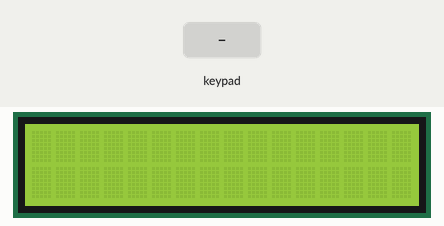
Recording of a sketch running on a simulated Arduino Mega 2560, built with avr-gcc and run on an emulated ATmega2560. Parts: 16×2 character LCD. Inputs (shaded band) come from the test bench.

Above: at 1.2 s.
1.3 s: keypad keys 7 + 5 = pressed 0.4 s apart
At 3.4 s:
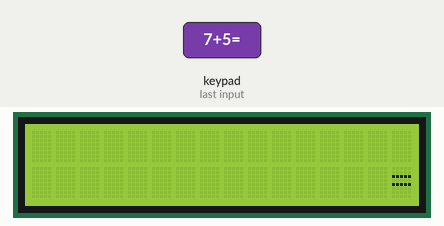
4.4 s: key 'x' pressed
At 4.9 s:
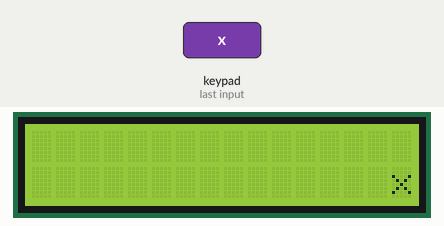
5.9 s: key 'C' pressed
At 7.1 s:
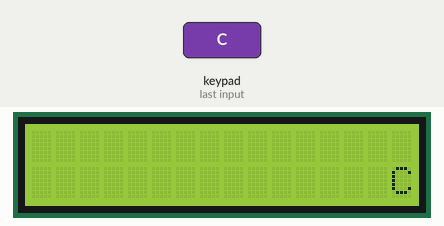
7.4 s: keypad keys 8 / 2 = pressed 0.4 s apart
At 8.4 s:
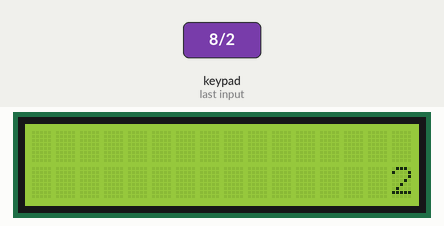
10.5 s: key '2' pressed
12.0 s: key '+' pressed
At 13.3 s:
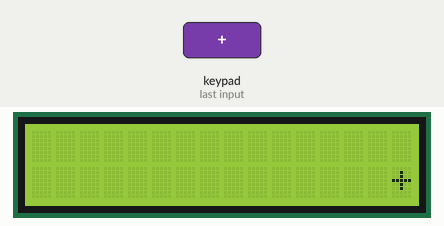
Timing chart, 0 to 14.5 s (numbered marks = the images above; inputs shaded):
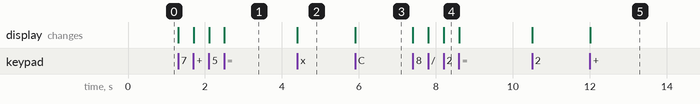

The sketch:

sketch_may28b.ino
```cpp
/*4x4 Matrix Keypad with LiquidCrystal - Calculator*/

#include <Keypad.h>
#include <LiquidCrystal.h>

const byte numRows= 4; //number of rows on the keypad
const byte numCols= 4; //number of columns on the keypad
LiquidCrystal lcd(8, 9, 4, 5, 6, 7);      // select the pins used on the LCD panel

//keymap defines the key pressed according to the row and columns just as appears on the keypad
char keymap[numRows][numCols]=
{
{'1', '2', '3', '+'},
{'4', '5', '6', '-'},
{'7', '8', '9', 'x'},
{'C', '0', '=', '/'}
};

//Code that shows the the keypad connections to the arduino terminals
byte rowPins[numRows] = {22,24,26,28}; //Rows 0 to 3
byte colPins[numCols]= {30,32,34,36}; //Columns 0 to 3

//initializes an instance of the Keypad class
Keypad myKeypad= Keypad(makeKeymap(keymap), rowPins, colPins, numRows, numCols);

void setup(){
Serial.begin(9600);
lcd.begin(16, 2);
lcd.clear();
}

//If key is pressed, this key is stored in 'keypressed' variable
//If key is not equal to 'NO_KEY', then this key is printed out
//if count=17, then count is reset back to 0 (this means no key is pressed during the whole keypad scan process

void loop(){
char keypressed = myKeypad.getKey();
if (keypressed != NO_KEY){
  lcd.setCursor(15, 1);
  lcd.print(keypressed);}
}
```

Measured:
- after the input at 1.3 s, the display: first changes at once (image 1 shows a later state)
- after the input at 4.4 s, the display: changes at once (image 2)
- after the input at 5.9 s, the display: changes at once (image 3)
- after the input at 7.4 s, the display: first changes at once (image 4 shows a later state)
- after the input at 12.0 s, the display: changes at once (image 5)
